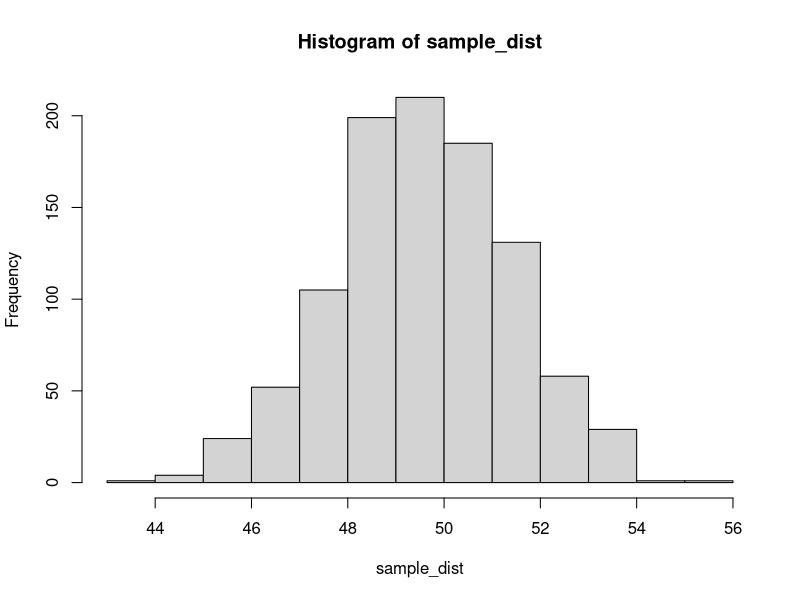
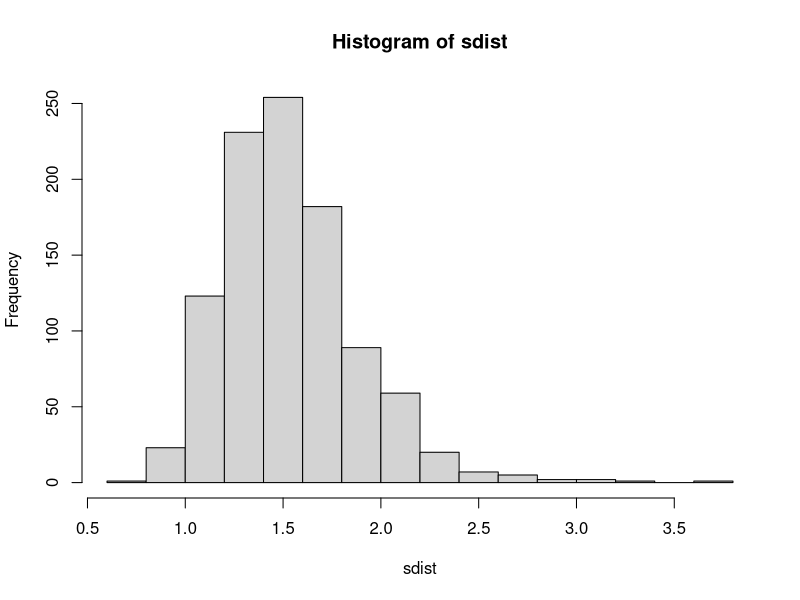
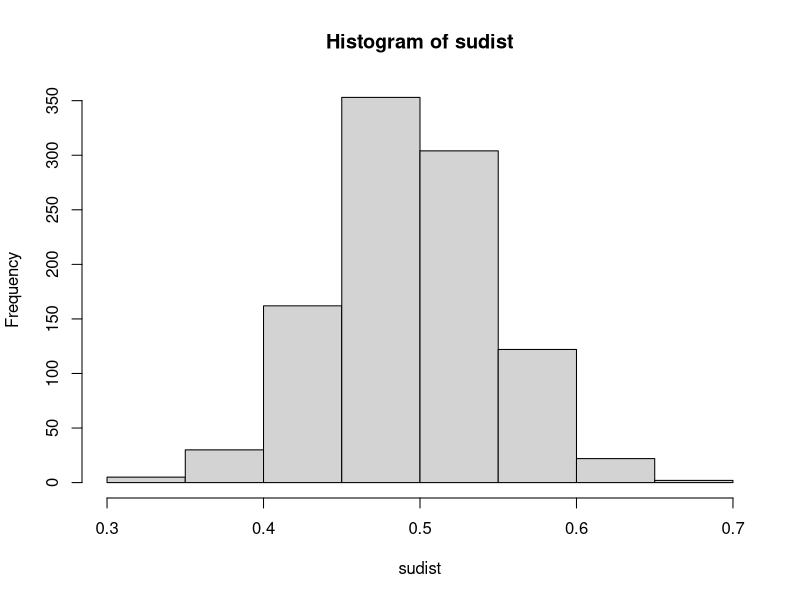
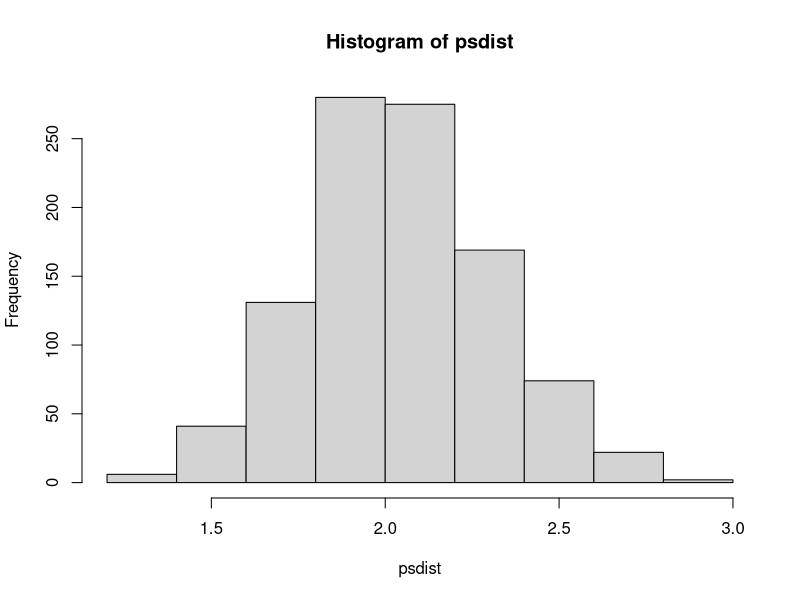
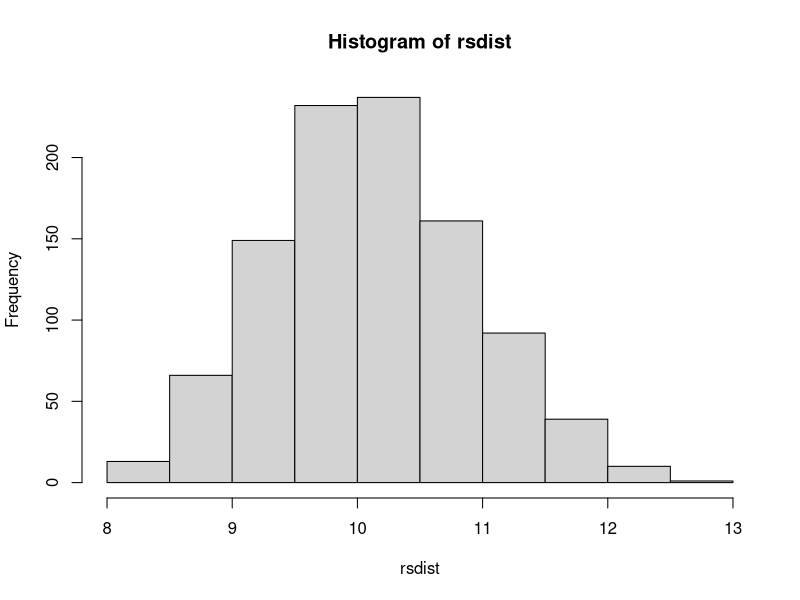
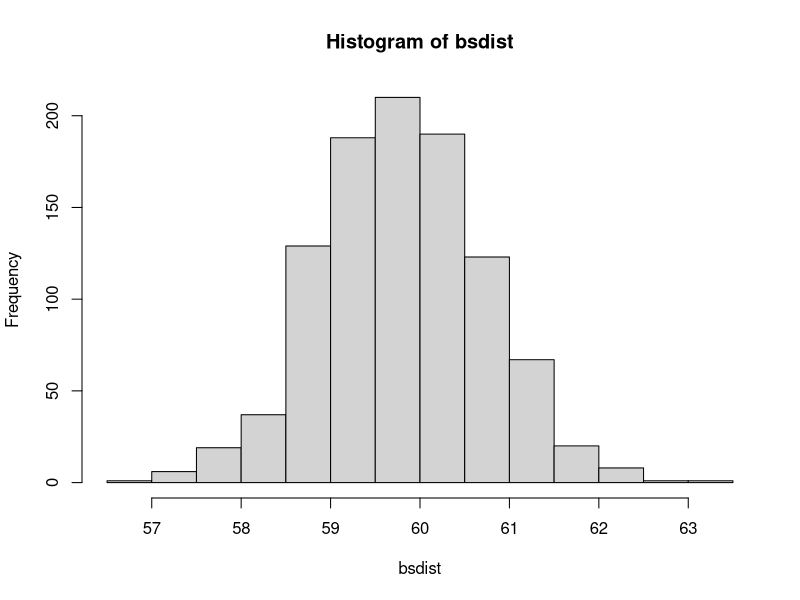
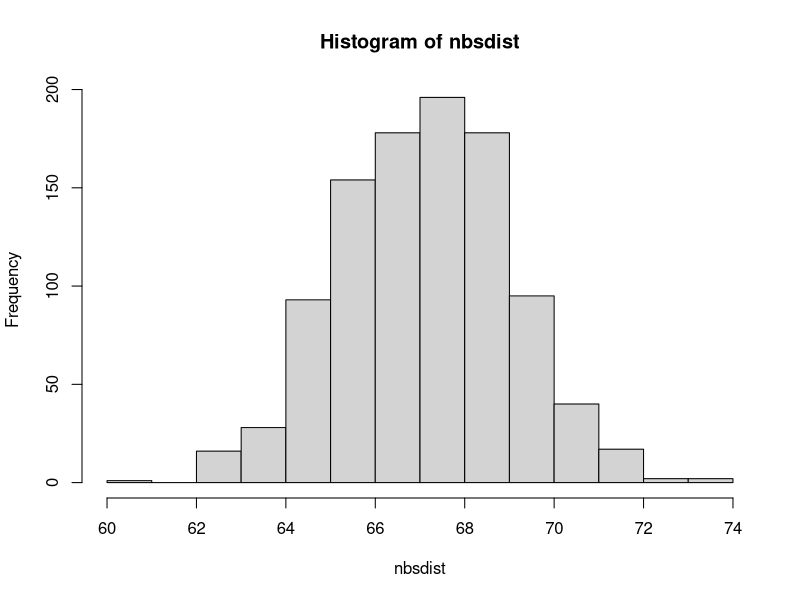

Reproduce these figures in R, in order.
population <- rnorm(1000, mean=50, sd=10)
population

f = function (population, sample_size, num_sample) {
  sample_mean = numeric(num_sample)
  
  for (i in 1:num_sample) {
    sample = sample(population, size=sample_size, replace=TRUE)
    sample_mean[i] = mean(sample)
  }
  return(sample_mean)
}

sample_size = 30
num_sample = 1000
sample_dist = f(population, sample_size, num_sample)

hist(sample_dist)

print("Sample Dist: ")
mean(sample_dist)
sd(sample_dist)

pop <- rlnorm(1000, meanlog=0, sdlog=1)
pop

sdist <- f(pop, 30, 1000)
hist(sdist)

mean(sdist)
sd(sdist)

upop <- runif(1000, min=0, max=1)
upop

sudist <- f(upop, 30, 1000)
hist(sudist)
mean(sudist)
sd(sudist)


ppop <- rpois(1000, 2)
ppop

psdist <- f(ppop, 30, 1000)
hist(psdist)

mean(psdist)
sd(psdist)

f2 = function (lambda, sample_size, num_sample) {
  sample_mean = numeric(num_sample)
  for (i in 1:num_sample) {
    sample = rpois(lambda, sample_size)
    sample_mean[i] = mean(sample)
  }
  return(sample_mean)
}

rpop <- rgamma(1000, shape = 5, scale = 2)
rpop

rsdist <- f(rpop, 30, 1000)
hist(rsdist)

mean(rsdist)
sd(rsdist)

bpop <- rbinom(1000, size=100, prob=0.6)
bpop

bsdist <- f(bpop, 30, 1000)
hist(bsdist)

mean(bsdist)
sd(bsdist)

bpop <- rnbinom(1000, size=100, prob=0.6)
bpop

nbsdist <- f(bpop, 30, 1000)
hist(nbsdist)

mean(nbsdist)
sd(nbsdist)









